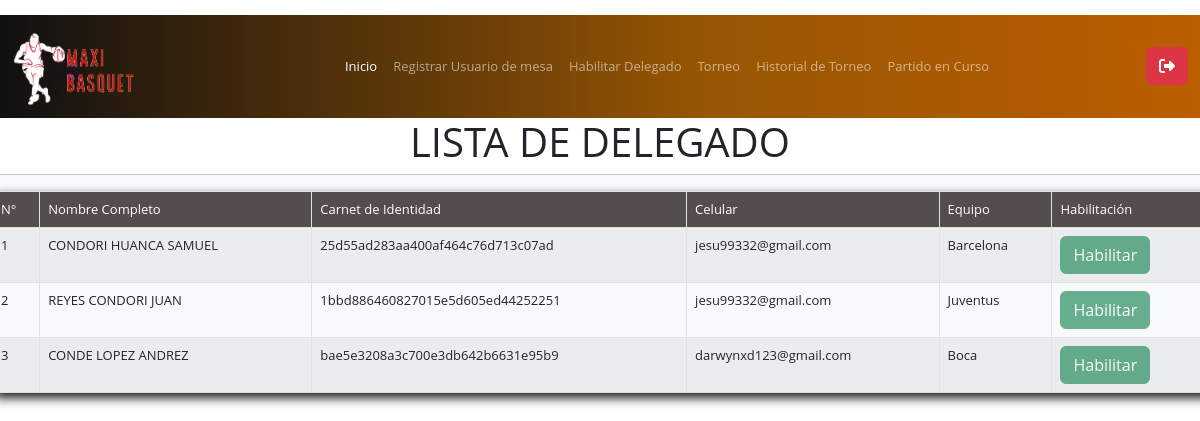
Screenshot of /admin/habilitarD.php (signed in) with the database file from the repository.
### tables this page shows
CREATE TABLE `dat_admin` (
  `id` int(11) NOT NULL,
  `id_registros` int(5) NOT NULL,
  `usuario` varchar(30) NOT NULL,
  `contrasenia` varchar(100) NOT NULL,
  `ap` varchar(25) NOT NULL,
  `am` varchar(25) NOT NULL,
  `nom` varchar(30) NOT NULL,
  `correo` varchar(50) NOT NULL,
  `pago` int(3) NOT NULL,
  `habilitado` int(1) NOT NULL,
  `cargo` int(1) NOT NULL
);

CREATE TABLE `equipo` (
  `id_equipo` int(11) NOT NULL,
  `nombreE` varchar(25) NOT NULL,
  `categoria` varchar(10) NOT NULL,
  `logo` varchar(30) NOT NULL,
  `id_registros` int(10) NOT NULL
);

### sesion.class.php (called while the page is built, shortened)
<?php
class sesion {
  public function get($nombre) {
     if (isset ( $_SESSION [$nombre] )) {
        return $_SESSION [$nombre];
     } else {
         return false;
     }
  }
}
?>

### admin/habilitarD.php (the view, shortened to what this page needs)
<?php
include("../sesion.class.php");
$sesion=new sesion();
$cargo=$sesion->get("cargo");
if ($cargo=='3') {
?>
<!doctype html>
<html lang="Es">
  <head>
    <link href="../css/bootstrap.min.css" rel="stylesheet">
    <link rel="stylesheet" href="../css/all.css">
    <link rel="stylesheet" href="../css/miestilo.css">
  </head>
  <body class="imagen-fondoA">
<?php include("navbar.php");?>
<form action="reg_delegado.php" method="post" class="row g-3">
<div class="text-center" style="background: white;">
        <h1>LISTA DE DELEGADO</h1>
</div>
<div class="container bg-light">
<div class="row">
  <hr>
    <table class="table table-bordered table-striped sobra1">
      <tbody   style="background: #58514F;">
      <tr>
        <td class="text-white">N°</td>
        <td class="text-white">Nombre Completo</td>
        <td class="text-white">Carnet de Identidad</td>
        <td class="text-white">Celular</td>
        <td class="text-white">Equipo</td>
        <td class="text-white">Habilitación</td>
      </tr>
      </tbody>
<?php
include("../conexion.php");
$numer=1;
$mirarD="SELECT * FROM dat_admin WHERE cargo='1' ";
$resultD=$link->query($mirarD);
if (mysqli_num_rows($resultD)>0) {
$verDelegado="SELECT * FROM dat_admin WHERE cargo='1' ";
$resDelegado=$link->query($verDelegado);
while ($rok=$resDelegado->fetch_array()) {
    $id_registros    =$rok['id_registros'];
    $nom             =$rok['nom'];
    $ap              =$rok['ap'];
    $am              =$rok['am'];
    $contrasenia     =$rok['contrasenia'];
    $correo          =$rok['correo'];
    $pago            =$rok['pago'];
    $habilitado      =$rok['habilitado'];
    $no=0;
    echo "<tr>";
    echo "<td>".$numer."</td>";
    echo "<td>".strtoupper($ap)." ".strtoupper($am)." ".strtoupper($nom)."</td>";
    echo "<td>".$contrasenia."</td>";
    echo "<td>".$correo."</td>";
          $verEquipo="SELECT * FROM equipo WHERE id_registros='$id_registros' ";
          $resEquipo=$link->query($verEquipo);
          while ($roc=$resEquipo->fetch_array()) {
              $nombreE  =$roc['nombreE'];
          }
    echo "<td>".$nombreE."</td>";
    if($habilitado == $no){
    echo "<td> <a href='procesoHabilitar.php?nom=$nom&id_registros=$id_registros&pago=$pago' class='btn btn-success' > Habilitar </a></td>";
}else{echo "<td> <a href='procesoHabilitar.php?nom=$nom&id_registros=$id_registros&pago=$pago' class='btn btn-success disabled'> Habilitar </a></td>";}
    echo "</tr>";
    $numer++;
  }
}else{
  echo "<tr>";
  echo "<td colspan='4'>No Hay DELEGADOS</td>";
  echo "</tr>";
}
?>
    </table>
  </div>
</div>
</form>
  </body>
</html>
<?php
}else{
  echo "No eres Juez de mesa y no puede estar en esta PAGINA";
  echo "<a href='../index.php'> << REGRESAR </a>";
}
?>

### css/miestilo.css (style rules this page uses)
* { border:0; margin: 0; padding: 0; }
.table { margin: 0 auto; }
.sobra1 { box-shadow: #1c1c1c 3px 5px 10px; }
.imagen-fondoA { background: url("../images/fondoAdmin.jpg") no-repeat center center fixed; -webkit-background-size: cover; -moz-background-size: cover; -o-background-size: cover; background-size: cover; }
body { height: 100vh; justify-content: center; align-items: center; background: rgb(255, 255, 255); background: linear-gradient(180deg, rgba(255, 255, 255, 1) 0%, rgba(208, 208, 208, 1) 71%, rgba(159, 159, 159, 1) 100%); font-family: 'lato'; }
body { padding-top:15px; font-family: 'Open Sans', sans-serif; font-size:13px; }

### rows the page displays
dat_admin: ap "CONDORI", am "HUANCA", nom "SAMUEL", contrasenia "25d55ad283aa400af464c76d713c07ad", correo "jesu99332@gmail.com", equipo.nombreE "Barcelona"
dat_admin: ap "REYES", am "CONDORI", nom "JUAN", contrasenia "1bbd886460827015e5d605ed44252251", correo "jesu99332@gmail.com", equipo.nombreE "Juventus"
dat_admin: ap "CONDE", am "LOPEZ", nom "ANDREZ", contrasenia "bae5e3208a3c700e3db642b6631e95b9", correo "darwynxd123@gmail.com", equipo.nombreE "Boca"
